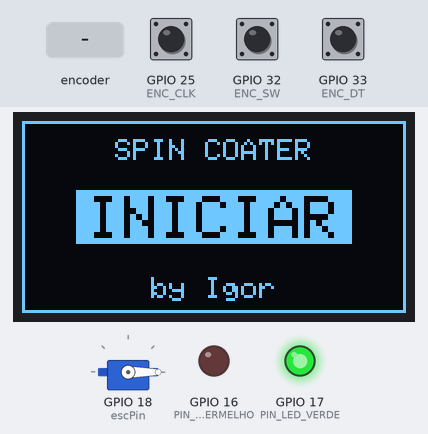
Simulated run of this sketch. Board: ESP32. On the bench: servo, 128×64 one-colour display, output pins drawn as LEDs (lit = HIGH). Inputs (shaded band) come from the test bench; at power-on: GPIO 32 (ENC_SW) HIGH, GPIO 25 (ENC_CLK) HIGH, GPIO 33 (ENC_DT) HIGH.

Above: at 3.6 s.
3.7 s: GPIO 32 (ENC_SW) pulled LOW for 3.2 s
At 7.2 s:
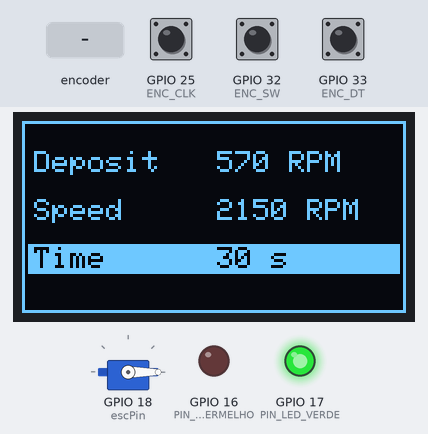
8.4 s: GPIO 32 (ENC_SW) pulled LOW for 0.15 s
At 9.6 s:
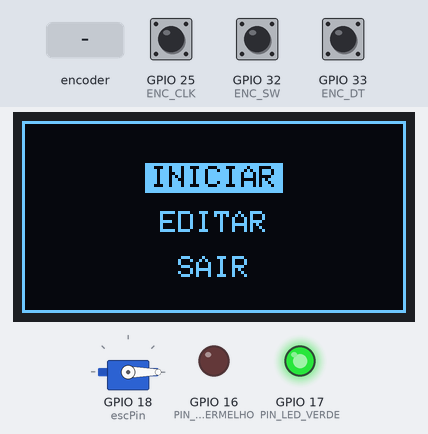
10.2 s: rotary encoder on GPIO 25 (ENC_CLK) / GPIO 33 (ENC_DT) turned 3 steps (first pin leading)
At 11.2 s:
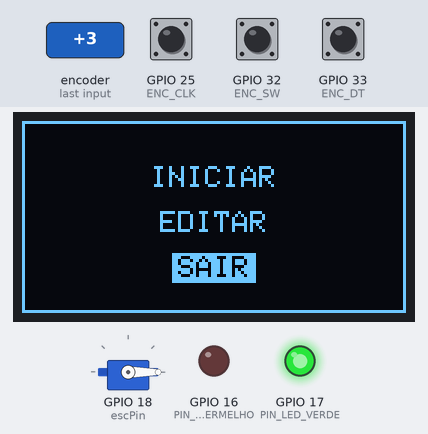
12.3 s: GPIO 32 (ENC_SW) pulled LOW for 3.2 s
At 15.9 s:
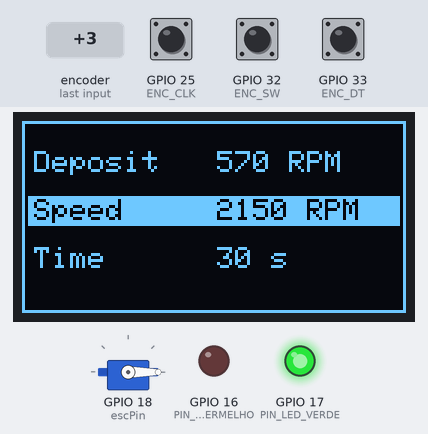
17.0 s: GPIO 32 (ENC_SW) pulled LOW for 1 s
At 17.88 s:
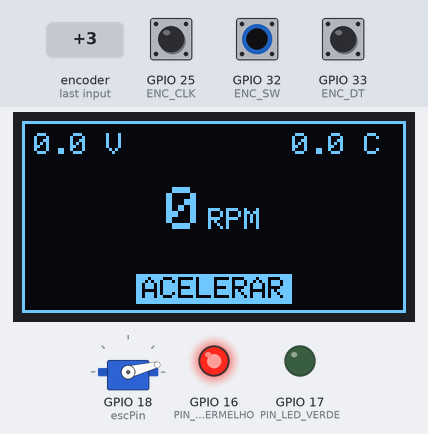
18.6 s: GPIO 32 (ENC_SW) pulled LOW for 0.15 s
At 19.4 s:
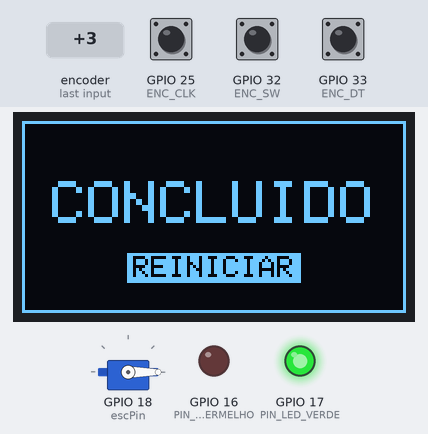
Timing chart, 0 to 21.3 s (numbered marks = the images above; inputs shaded):
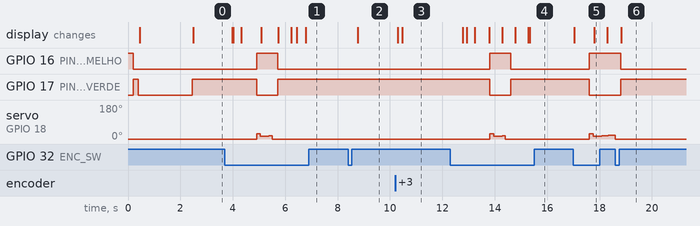

Measured:
- after the input at 3.7 s, GPIO 16 (PIN_LED_VERMELHO): LOW → HIGH after 1.2 s, → LOW 0.80 s later; GPIO 17 (PIN_LED_VERDE): HIGH → LOW after 1.2 s, → HIGH 0.80 s later; the display: first changes after 0.28 s (image 1 shows a later state)
- after the input at 8.4 s, the display: changes after 0.37 s (image 2)
- after the input at 10.2 s, the display: first changes after 0.10 s (image 3 shows a later state)
- after the input at 12.3 s, GPIO 16 (PIN_LED_VERMELHO): LOW → HIGH after 1.5 s, → LOW 0.80 s later; GPIO 17 (PIN_LED_VERDE): HIGH → LOW after 1.5 s, → HIGH 0.80 s later; the display: first changes after 0.48 s (image 4 shows a later state)
- after the input at 17.0 s, GPIO 16 (PIN_LED_VERMELHO): LOW → HIGH after 0.60 s; GPIO 17 (PIN_LED_VERDE): HIGH → LOW after 0.60 s; the display: first changes at once (image 5 shows a later state)
- after the input at 18.6 s, GPIO 16 (PIN_LED_VERMELHO): HIGH → LOW after 0.20 s; GPIO 17 (PIN_LED_VERDE): LOW → HIGH after 0.20 s; the display: changes after 0.23 s (image 6)

The sketch:

sketch_main_ESP32.ino
```cpp
#include <Wire.h>
#include <Adafruit_GFX.h>
#include <Adafruit_SSD1306.h>
#include <ESP32Servo.h>

// ==========================================
// --- DEFINIÇÕES DE HARDWARE ---
// ==========================================

// --- PINAGEM DO MOTOR ---
const int escPin = 18;
const int pinTelemetria = 19;
const int PARES_DE_POLOS = 7;

// --- PINAGEM DOS LEDS ---
#define PIN_LED_VERMELHO 16
#define PIN_LED_VERDE    17

// --- PINAGEM DO ENCODER ---
#define ENC_CLK 25
#define ENC_DT  33
#define ENC_SW  32

// ==========================================
// --- CONFIGURAÇÕES GERAIS ---
// ==========================================
#define INTERVALO_DISPLAY 500
#define NUM_AMOSTRAS 50
#define PWM_MIN 1055
#define PWM_MAX 2000

#define PASSO_FREIO 4
#define TEMPO_FREIO 20

// ZONA DE CORTE (Hard Cut para não travar no fim)
#define PWM_CORTE_INERCIA 1130

// Rampa de Aceleração (Tempo total em ms)
#define DURACAO_RAMPA 2000

// --- PLATÔS SEGUROS (BAIXA ROTAÇÃO) ---
const int degrausSeguros[] = {
  570, 880, 1150, 1400, 1650, 1900, 2150, 2400, 2650,
  2900, 3150, 3400, 3650, 3900, 4150, 4400, 4650
};
const int numDegraus = sizeof(degrausSeguros) / sizeof(degrausSeguros[0]);

// A partir daqui, ativamos a CORREÇÃO DE CARGA
const int LIMITE_LINEAR = 4650;

// ==========================================
// --- VARIÁVEIS GLOBAIS ---
// ==========================================
Servo esc;
Adafruit_SSD1306 display(128, 64, &Wire, -1);

int cfgDepositRPM = 570;
int cfgMainRPM = 2150;
int cfgTime = 30;

long rpmMedio = 0;
float voltagem = 0.0;
float temperatura = 0.0;

long amostrasRPM[NUM_AMOSTRAS];
int indiceAmostra = 0;
long somaAmostras = 0;

// Controle Motor
float pwmAtualFloat = 1000.0;
int pwmAlvo = 1000;
int pwmInicialRampa = 1000;
unsigned long inicioRampa = 0;
bool rampaAtiva = false;

// Compensador de Carga
unsigned long ultimoAjusteCarga = 0;
#define INTERVALO_COMPENSACAO 200 // Verifica a cada 200ms
#define TOLERANCIA_CARGA 100      // Só corrige se cair mais que 100 RPM

unsigned long tempoInicioSpin = 0;
unsigned long ultimaAtualizacaoDisplay = 0;
unsigned long ultimoPassoFreio = 0;

enum Estado { TELA_HOME, TELA_CONFIG, TELA_PRE_RUN, MODO_DEPOSICAO, MODO_SPIN, MODO_FREIO, TELA_FIM };
Estado estadoAtual = TELA_HOME;

int cursorLinha = 0;
int cursorPreRun = 0;
bool botaoPressionado = false;
unsigned long ultimoClick = 0;

volatile int encoderCount = 0;
int lastEncoderCount = 0;

int indexDeposit = 0;
int indexMain = 6;

// ==========================================
// --- FUNÇÕES AUXILIARES ---
// ==========================================

// --- ENCODER E CRC ---
void IRAM_ATTR isrEncoder() {
  static unsigned long lastInterruptTime = 0;
  unsigned long interruptTime = millis();
  if (interruptTime - lastInterruptTime > 5) {
    if (digitalRead(ENC_CLK) == digitalRead(ENC_DT)) {
      encoderCount--;
    } else {
      encoderCount++;
    }
    lastInterruptTime = interruptTime;
  }
}

uint8_t updateCrc8(uint8_t crc, uint8_t crc_seed) {
  uint8_t crc_u = crc ^ crc_seed;
  for (int i = 0; i < 8; i++) crc_u = (crc_u & 0x80) ? 0x7 ^ (crc_u << 1) : (crc_u << 1);
  return crc_u;
}

// --- CALIBRAÇÃO LINEAR ---
int rpmToPwmEstimado(int rpm) {
  if (rpm < 100) return 1000;
  float pwm = (0.0795 * rpm) + 1031;
  if (pwm < PWM_MIN) pwm = PWM_MIN;
  if (pwm > PWM_MAX) pwm = PWM_MAX;
  return (int)pwm;
}

// --- VISUAL ---
void desenharOpcaoInvertida(String texto, int y, bool selecionado) {
  int x = (128 - (texto.length() * 6)) / 2;
  if (selecionado) {
    display.fillRect(x - 2, y - 1, (texto.length() * 6) + 4, 10, WHITE);
    display.setTextColor(BLACK, WHITE);
  } else {
    display.setTextColor(WHITE);
  }
  display.setCursor(x, y); display.print(texto); display.setTextColor(WHITE);
}

void desenharBotaoGrande(String texto, int y, bool selecionado) {
  int larguraPx = texto.length() * 12;
  int x = (128 - larguraPx) / 2;
  display.setTextSize(2);
  if (selecionado) {
    display.fillRect(x - 4, y - 2, larguraPx + 8, 18, WHITE);
    display.setTextColor(BLACK, WHITE);
  } else {
    display.setTextColor(WHITE);
  }
  display.setCursor(x, y); display.print(texto); display.setTextColor(WHITE); display.setTextSize(1);
}

void desenharLinhaConfig(String label, String valor, String unidade, int y, bool selecionado) {
  if (selecionado) {
    display.fillRect(2, y - 1, 124, 10, WHITE);
    display.setTextColor(BLACK, WHITE);
  } else {
    display.setTextColor(WHITE);
  }
  display.setCursor(4, y); display.print(label);
  display.setCursor(65, y); display.print(valor); display.print(" "); display.print(unidade);
  display.setTextColor(WHITE);
}

void desenharDashboard(long rpmReal, int tempoTotal, int tempoRestante, int modo) {
  display.setTextSize(1);
  display.setCursor(4, 4); display.print(voltagem, 1); display.print(" V");
  display.setCursor(90, 4); display.print(temperatura, 1); display.print(" C");

  display.setTextSize(2);
  String sRpm = String(rpmReal);
  int xRpm = (128 - (sRpm.length() * 12)) / 2;
  xRpm -= 10;
  display.setCursor(xRpm, 22); display.print(sRpm);
  display.setTextSize(1);
  display.setCursor(xRpm + (sRpm.length() * 12) + 2, 29); display.print("RPM");

  if (modo == 1 && tempoTotal > 0) {
     display.drawRect(14, 45, 100, 6, WHITE);
     int tempoCorrido = tempoTotal - tempoRestante;
     int larguraBarra = map(tempoCorrido, 0, tempoTotal, 0, 96);
     if (larguraBarra > 96) larguraBarra = 96;
     display.fillRect(16, 47, larguraBarra, 2, WHITE);
     String sTempo = String(tempoRestante) + " s";
     int xTempo = (128 - (sTempo.length()*6))/2;
     display.setCursor(xTempo, 54); display.print(sTempo);
  }
  else if (modo == 2) {
      display.setTextSize(1);
      desenharOpcaoInvertida("PARANDO...", 48, true);
  }
}

// ==========================================
// --- SETUP ---
// ==========================================
void setup() {
  Serial.begin(115200);

  // 1. INICIALIZAÇÃO IMEDIATA DO MOTOR (Evita bipes de erro)
  esc.setPeriodHertz(50);
  esc.attach(escPin, 1000, 2000);
  esc.writeMicroseconds(1000); // Crava o pino em 1000us na largada

  // O resto da placa continua inicializando enquanto o ESC lê o sinal zero
  pinMode(PIN_LED_VERMELHO, OUTPUT);
  pinMode(PIN_LED_VERDE, OUTPUT);

  digitalWrite(PIN_LED_VERMELHO, HIGH); delay(200); digitalWrite(PIN_LED_VERMELHO, LOW);
  digitalWrite(PIN_LED_VERDE, HIGH); delay(200); digitalWrite(PIN_LED_VERDE, LOW);

  for(int i=0; i<NUM_AMOSTRAS; i++) amostrasRPM[i] = 0;

  pinMode(ENC_CLK, INPUT_PULLUP);
  pinMode(ENC_DT, INPUT_PULLUP);
  pinMode(ENC_SW, INPUT_PULLUP);
  attachInterrupt(digitalPinToInterrupt(ENC_CLK), isrEncoder, RISING);

  // 2. INICIALIZA O DISPLAY
  if(!display.begin(SSD1306_SWITCHCAPVCC, 0x3C)) { for(;;); }
  display.setTextColor(WHITE);

  display.clearDisplay();
  display.setTextSize(1);
  display.setCursor(10,30); display.println("Booting System...");
  display.display();

  // 3. DELAY DE ARME DO ESC (A tela fica estática por 2s enquanto o motor bipa)
  delay(2000);

  // 4. INICIALIZA A TELEMETRIA
  Serial2.begin(115200, SERIAL_8N1, pinTelemetria, -1);
}

void gerenciarLeds() {
  if (estadoAtual == MODO_DEPOSICAO || estadoAtual == MODO_SPIN || estadoAtual == MODO_FREIO) {
    digitalWrite(PIN_LED_VERMELHO, HIGH);
    digitalWrite(PIN_LED_VERDE, LOW);
  } else {
    digitalWrite(PIN_LED_VERMELHO, LOW);
    digitalWrite(PIN_LED_VERDE, HIGH);
  }
}

// ==========================================
// --- LÓGICA DE CONTROLE (RAMPA E CARGA) ---
// ==========================================
void iniciarNovaRampa(int novoAlvo) {
  pwmAlvo = novoAlvo;

  // --- KICKSTART PARA VENCER A INÉRCIA DO CHUCK ---
  // Se o motor estava desligado e mandamos ligar, dá um tranco de 150ms
  if (pwmAtualFloat < 1050 && novoAlvo > 1000) {
    esc.writeMicroseconds(1150); // PWM mais forte para o motor dar um "pulo"
    delay(150);                  // Tempo suficiente só para vencer a inércia
  }
  // ------------------------------------------------------

  // Jump Start para baixas velocidades (ignora rampa)
  if (pwmAlvo <= PWM_CORTE_INERCIA) {
    pwmAtualFloat = pwmAlvo;
    rampaAtiva = false;
    esc.writeMicroseconds(pwmAlvo);
    return;
  }

  pwmInicialRampa = (int)pwmAtualFloat;
  if (pwmInicialRampa < 1000) pwmInicialRampa = 1000;
  inicioRampa = millis();
  rampaAtiva = true;
}

void atualizarRampa() {
  if (!rampaAtiva) return;

  unsigned long tempoDecorrido = millis() - inicioRampa;

  if (tempoDecorrido >= DURACAO_RAMPA) {
    pwmAtualFloat = pwmAlvo;
    rampaAtiva = false;
  }
  else {
    float progresso = (float)tempoDecorrido / (float)DURACAO_RAMPA;
    pwmAtualFloat = pwmInicialRampa + ((pwmAlvo - pwmInicialRampa) * progresso);
  }
  esc.writeMicroseconds((int)pwmAtualFloat);
}

// --- COMPENSADOR DE CARGA (Só p/ Alta Rotação) ---
void compensarCarga() {
  if (!rampaAtiva && pwmAlvo > rpmToPwmEstimado(LIMITE_LINEAR)) {
    if (millis() - ultimoAjusteCarga > INTERVALO_COMPENSACAO) {

      long erro = cfgMainRPM - rpmMedio;

      if (erro > TOLERANCIA_CARGA) {
         pwmAtualFloat += 1.0;
         if (pwmAtualFloat > PWM_MAX) pwmAtualFloat = PWM_MAX;
         esc.writeMicroseconds((int)pwmAtualFloat);
      }
      else if (erro < -TOLERANCIA_CARGA) {
         pwmAtualFloat -= 1.0;
         if (pwmAtualFloat < PWM_MIN) pwmAtualFloat = PWM_MIN;
         esc.writeMicroseconds((int)pwmAtualFloat);
      }
      ultimoAjusteCarga = millis();
    }
  }
}

// ==========================================
// --- LOOP PRINCIPAL ---
// ==========================================
void loop() {
  processarTelemetria();
  gerenciarLeds();

  if (digitalRead(ENC_SW) == LOW) {
    if (millis() - ultimoClick > 300) {
      botaoPressionado = true;
      ultimoClick = millis();
    }
  }

  switch (estadoAtual) {
    case TELA_HOME:      loopHome();      break;
    case TELA_CONFIG:    loopConfig();    break;
    case TELA_PRE_RUN:   loopPreRun();    break;
    case MODO_DEPOSICAO: loopDeposicao(); break;
    case MODO_SPIN:      loopSpin();      break;
    case MODO_FREIO:     loopFreio();     break;
    case TELA_FIM:       loopFim();       break;
  }
}

void processarTelemetria() {
  while (Serial2.available() >= 10) {
    uint8_t buf[10];
    if (Serial2.peek() > 150) { Serial2.read(); continue; }
    Serial2.readBytes(buf, 10);
    uint8_t crc = 0;
    for (int i = 0; i < 9; i++) crc = updateCrc8(crc, buf[i]);
    if (crc == buf[9]) {
      uint16_t rpmWord = (buf[7] << 8) | buf[8];
      long leituraInstantanea = (long(rpmWord) * 100) / PARES_DE_POLOS;
      somaAmostras -= amostrasRPM[indiceAmostra];
      amostrasRPM[indiceAmostra] = leituraInstantanea;
      somaAmostras += leituraInstantanea;
      indiceAmostra++;
      if (indiceAmostra >= NUM_AMOSTRAS) indiceAmostra = 0;
      rpmMedio = somaAmostras / NUM_AMOSTRAS;
      temperatura = buf[0];
      uint16_t voltageWord = (buf[1] << 8) | buf[2];
      voltagem = (float)voltageWord / 100.0;
    }
  }
}

bool horaDeAtualizarTela() {
  if (millis() - ultimaAtualizacaoDisplay > INTERVALO_DISPLAY) {
    ultimaAtualizacaoDisplay = millis();
    return true;
  }
  return false;
}

// ==========================================
// --- MÁQUINAS DE ESTADO ---
// ==========================================

void loopHome() {
  esc.writeMicroseconds(1000);
  pwmAtualFloat = 1000;
  rampaAtiva = false;
  if (botaoPressionado) {
    botaoPressionado = false;
    cursorLinha = 0;
    cursorPreRun = 0;
    estadoAtual = TELA_CONFIG;
    display.clearDisplay();
    return;
  }
  if (horaDeAtualizarTela()) {
      display.clearDisplay();
      display.drawRect(0, 0, 128, 64, WHITE);
      display.setTextSize(1);
      display.setCursor(31,6); display.println("SPIN COATER");
      desenharBotaoGrande("INICIAR", 25, true);
      display.setTextSize(1);
      display.setCursor(43, 52); display.println("by Igor");
      display.display();
  }
}

void loopConfig() {
  bool mudouAlgo = false;
  if (encoderCount != lastEncoderCount) {
    int delta = encoderCount - lastEncoderCount;
    mudouAlgo = true;

    if (cursorLinha == 0) {
       if (cfgDepositRPM < LIMITE_LINEAR) {
          if (delta > 0) indexDeposit++; else indexDeposit--;
          if (indexDeposit < 0) indexDeposit = 0;
          if (indexDeposit >= numDegraus) indexDeposit = numDegraus - 1;
          cfgDepositRPM = degrausSeguros[indexDeposit];
       } else {
          cfgDepositRPM += delta * 100;
          if (cfgDepositRPM < LIMITE_LINEAR) {
             indexDeposit = numDegraus - 2;
             cfgDepositRPM = degrausSeguros[indexDeposit];
          }
       }
       if (cfgDepositRPM > cfgMainRPM) cfgMainRPM = cfgDepositRPM;
    }
    else if (cursorLinha == 1) {
       if (cfgMainRPM < LIMITE_LINEAR) {
          if (delta > 0) indexMain++; else indexMain--;
          if (indexMain < 0) indexMain = 0;
          if (indexMain >= numDegraus) indexMain = numDegraus - 1;
          cfgMainRPM = degrausSeguros[indexMain];
       } else {
          cfgMainRPM += delta * 100;
          if (cfgMainRPM < LIMITE_LINEAR) {
             indexMain = numDegraus - 2;
             cfgMainRPM = degrausSeguros[indexMain];
          }
       }
       if (cfgMainRPM < cfgDepositRPM) cfgMainRPM = cfgDepositRPM;
       if (cfgMainRPM > 12000) cfgMainRPM = 12000;
    }
    else if (cursorLinha == 2) {
       cfgTime += delta;
       if (cfgTime < 1) cfgTime = 1;
       if (cfgTime > 600) cfgTime = 600;
    }
    lastEncoderCount = encoderCount;
  }

  if (botaoPressionado) {
    botaoPressionado = false;
    mudouAlgo = true;
    cursorLinha++;
    if (cursorLinha > 2) {
       cursorLinha = 0;
       estadoAtual = TELA_PRE_RUN;
       display.clearDisplay();
       return;
    }
  }

  if (mudouAlgo || horaDeAtualizarTela()) {
      display.clearDisplay();
      display.drawRect(0, 0, 128, 64, WHITE);
      desenharLinhaConfig("Deposit", String(cfgDepositRPM), "RPM", 10, (cursorLinha==0));
      desenharLinhaConfig("Speed",   String(cfgMainRPM),    "RPM", 26, (cursorLinha==1));
      desenharLinhaConfig("Time",    String(cfgTime),       "s",   42, (cursorLinha==2));
      display.display();
  }
}

void loopPreRun() {
  bool mudou = false;
  if (encoderCount != lastEncoderCount) {
     int delta = encoderCount - lastEncoderCount;
     if (delta > 0) cursorPreRun++; else cursorPreRun--;
     if (cursorPreRun < 0) cursorPreRun = 0;
     if (cursorPreRun > 2) cursorPreRun = 2;
     lastEncoderCount = encoderCount;
     mudou = true;
  }
  if (botaoPressionado) {
    botaoPressionado = false;
    if (cursorPreRun == 0) estadoAtual = MODO_DEPOSICAO;
    else if (cursorPreRun == 1) estadoAtual = TELA_CONFIG;
    else if (cursorPreRun == 2) estadoAtual = TELA_HOME;
    display.clearDisplay();
    return;
  }
  if (mudou || horaDeAtualizarTela()) {
      display.clearDisplay();
      display.drawRect(0, 0, 128, 64, WHITE);
      display.setTextSize(1);
      desenharOpcaoInvertida("INICIAR", 15, (cursorPreRun == 0));
      desenharOpcaoInvertida("EDITAR",  30, (cursorPreRun == 1));
      desenharOpcaoInvertida("SAIR",    45, (cursorPreRun == 2));
      display.display();
  }
}

void loopDeposicao() {
  if (!rampaAtiva && pwmAlvo != rpmToPwmEstimado(cfgDepositRPM)) {
     iniciarNovaRampa(rpmToPwmEstimado(cfgDepositRPM));
  }

  atualizarRampa();

  if (cfgDepositRPM > LIMITE_LINEAR) compensarCarga();

  if (botaoPressionado) {
    botaoPressionado = false;
    tempoInicioSpin = millis();
    iniciarNovaRampa(rpmToPwmEstimado(cfgMainRPM));
    estadoAtual = MODO_SPIN;
    display.clearDisplay();
    return;
  }
  if (horaDeAtualizarTela()) {
      display.clearDisplay();
      display.drawRect(0, 0, 128, 64, WHITE);
      desenharDashboard(rpmMedio, 0, 0, 0);
      desenharOpcaoInvertida("ACELERAR", 52, true);
      display.display();
  }
}

void loopSpin() {
  unsigned long tempoCorrido = (millis() - tempoInicioSpin) / 1000;
  long tempoRestante = cfgTime - tempoCorrido;

  if (tempoRestante <= 0) {
    estadoAtual = MODO_FREIO;
    display.clearDisplay();
    return;
  }

  atualizarRampa();

  if (cfgMainRPM > LIMITE_LINEAR) compensarCarga();

  if (botaoPressionado) {
    botaoPressionado = false;
    estadoAtual = MODO_FREIO;
    display.clearDisplay();
    return;
  }
  if (horaDeAtualizarTela()) {
      display.clearDisplay();
      display.drawRect(0, 0, 128, 64, WHITE);
      desenharDashboard(rpmMedio, cfgTime, tempoRestante, 1);
      display.display();
  }
}

void loopFreio() {
  if (millis() - ultimoPassoFreio > TEMPO_FREIO) {
    pwmAtualFloat -= PASSO_FREIO;

    // HARD CUT: Zona de instabilidade
    if (pwmAtualFloat < PWM_CORTE_INERCIA) {
      pwmAtualFloat = 1000;
      esc.writeMicroseconds(1000);
      delay(200);
      estadoAtual = TELA_FIM;
      return;
    }
    esc.writeMicroseconds((int)pwmAtualFloat);
    ultimoPassoFreio = millis();
  }
  if (horaDeAtualizarTela()) {
      display.clearDisplay();
      display.drawRect(0, 0, 128, 64, WHITE);
      desenharDashboard(rpmMedio, 0, 0, 2);
      display.display();
  }
}

void loopFim() {
  esc.writeMicroseconds(1000);
  pwmAtualFloat = 1000;
  rampaAtiva = false;
  if (botaoPressionado) {
    botaoPressionado = false;
    estadoAtual = TELA_HOME;
    display.clearDisplay();
    return;
  }
  if (horaDeAtualizarTela()) {
      display.clearDisplay();
      display.drawRect(0, 0, 128, 64, WHITE);
      display.setTextSize(2);
      display.setCursor(10,20); display.println("CONCLUIDO");
      display.setTextSize(1);
      desenharOpcaoInvertida("REINICIAR", 45, true);
      display.display();
  }
}
```
